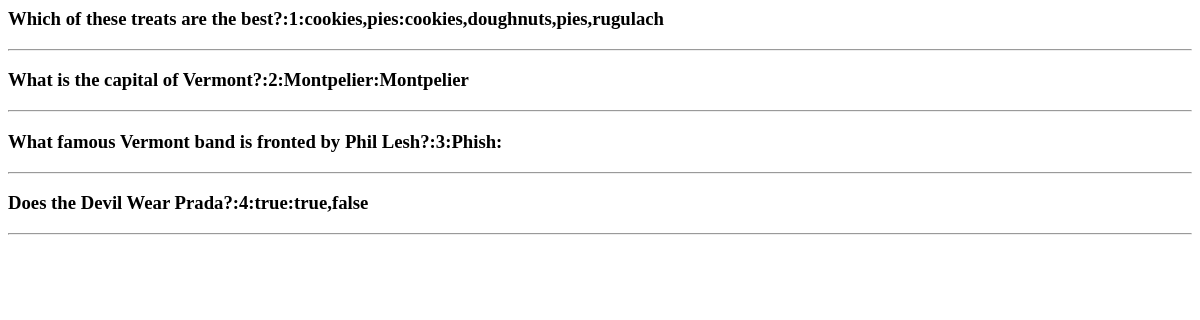
Page /questions on the earlier database version.
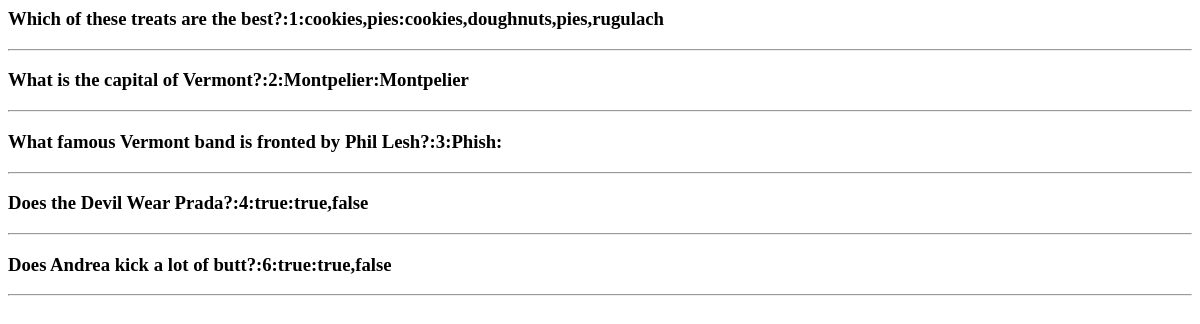
Same page on the later database version.
### models.py (models this page shows, shortened)
class QuestionModel(db.Model):
    __tablename__ = "question_table"
    id = db.Column(db.Integer, primary_key=True)
    question_id = db.Column(db.Integer(), unique=True)
    question_label = db.Column(db.String())
    question_text = db.Column(db.String())
    answer = db.Column(db.String())
    options = db.Column(db.String())
    def __repr__(self):
        return f"{self.question_text}:{self.question_id}:{self.answer}:{self.options}"

### run.py (the view)
@app.route("/questions")
def RetrieveQuestionsList():
    questions = QuestionModel.query.all()
    return render_template("questionslist.html", questions=questions)

### templates/questionslist.html
{% for question in questions %}
<h3>{{question}}</h3>
<hr>
{% endfor %}

Differences in the rows shown:
added QuestionModel: question_text+question+answer "Does Andrea kick a lot of butt?:6:true:true,false"
